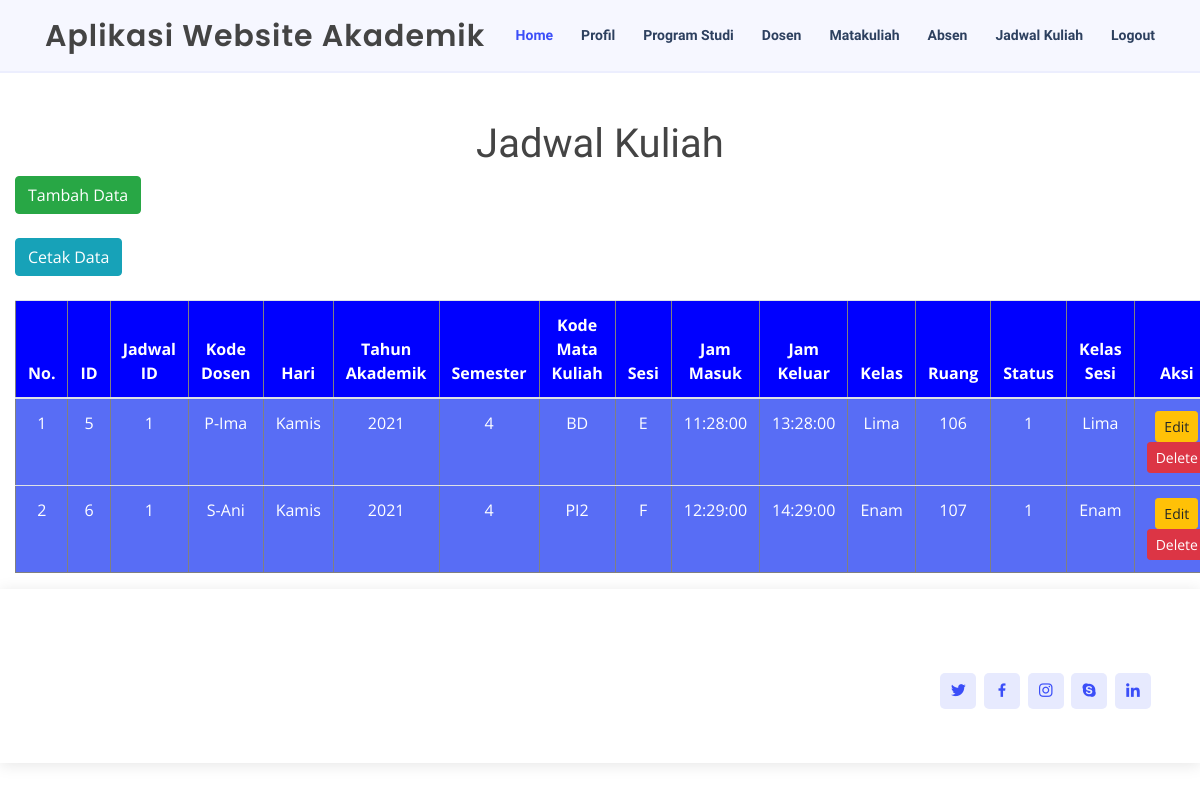
The page /jadwal.php on the database its author committed.
### tables this page shows
CREATE TABLE `tbljadwal` (
  `id` int(11) NOT NULL,
  `jadwalid` int(4) DEFAULT NULL,
  `kodedosen` varchar(5) DEFAULT NULL,
  `hari` varchar(8) DEFAULT NULL,
  `thnakademik` varchar(10) DEFAULT NULL,
  `semester` varchar(6) DEFAULT NULL,
  `kodemk` varchar(12) DEFAULT NULL,
  `sesi` char(1) DEFAULT NULL,
  `jammasuk` time DEFAULT NULL,
  `jamkeluar` time DEFAULT NULL,
  `kelas` varchar(5) DEFAULT NULL,
  `ruang` varchar(10) DEFAULT NULL,
  `status` int(11) DEFAULT NULL,
  `kelassesi` varchar(8) DEFAULT NULL
);

### connection.php (called while the page is built)
<?php
class Connection
{
	public function get_connection()
	{
	    $host = "localhost";
	    $database = "db_akademik";
	    $username = "root";
	    $password = "";
	    $connect = new mysqli($host, $username, $password, $database);
	    return $connect;
	}
}
?>

### model.php (called while the page is built, shortened)
<?php
include 'connection.php';
class Model extends Connection
{
	public function __construct()
    {
        $this->conn = $this->get_connection();
    }
	public function tampil_jadwal()
	{
	    $sql = "SELECT * FROM tbljadwal";
	    $bind = $this->conn->query($sql);
	    while ($obj = $bind->fetch_object()) {
	   		$baris[] = $obj;
	    }
	    if(!empty($baris)){
	        return $baris;
		}
	}
}

### jadwal.php (the view, shortened to what this page needs)
<?php
include 'model.php';
$model = new Model();
$index = 1;
?>
<!doctype html>
<html lang="en">
<head>
</head>
<br><br><br><br>
<body align="center">
	<div class="container-fluid"><br>
		<h1 align="center" >Jadwal Kuliah</h1>
		<a href="create_jadwal.php" button class="btn btn btn-success">Tambah Data</a>
		<br><br>
		<a href="print_jadwal.php" target="_blank" button class="btn btn btn-info">Cetak Data</a>
		<br><br>
		<table align="center" class="table table-striped" border=1 style="color: white;">
			<thead align="center">
				<tr align="center" style="background-color:blue;">
					<th>No.</th>
					<th>ID</th>
					<th>Jadwal ID</th>
					<th>Kode Dosen</th>
					<th>Hari</th>
					<th>Tahun Akademik</th>
					<th>Semester</th>
					<th>Kode Mata Kuliah</th>
					<th>Sesi</th>
					<th>Jam Masuk</th>
					<th>Jam Keluar</th>
					<th>Kelas</th>
					<th>Ruang</th>
					<th>Status</th>
					<th>Kelas Sesi</th>
					<th>Aksi</th>
				</tr>
			</thead>
			<tbody align="center">
				<?php
				$result = $model->tampil_jadwal();
				if ( !empty($result) ) {
					foreach ($result as $data): ?>
						<tr style="background:#586df5;">
							<td><?=$index++ ?></td>
							<td><?=$data->id ?></td>
							<td><?=$data->jadwalid ?></td>
							<td><?=$data->kodedosen ?></td>
							<td><?=$data->hari ?></td>
							<td><?=$data->thnakademik ?></td>
							<td><?=$data->semester ?></td>
							<td><?=$data->kodemk ?></td>
							<td><?=$data->sesi ?></td>
							<td><?=$data->jammasuk ?></td>
							<td><?=$data->jamkeluar ?></td>
							<td><?=$data->kelas ?></td>
							<td><?=$data->ruang ?></td>
							<td><?=$data->status ?></td>
							<td><?=$data->kelassesi ?></td>
							<td>
								<a name="edit" id="edit" class="btn btn-sm btn-warning" href="edit_jadwal.php?id=<?=$data->id ?>">Edit</a>
								<a name="hapus" id="hapus" class="btn btn-sm btn-danger" href="proses.php?id=<?=$data->id ?>">Delete</a>
							</td>
						</tr>
					<?php endforeach;
				} else{ ?>
					<tr>
						<td colspan="16">Belum ada data pada tabel jadwal kuliah.</td>
					</tr>
				<?php } ?>
			</tbody>
		</table>
	</div>
</body>
</html>

### assets/css/style.css (style rules this page uses)
body { font-family: "Open Sans", sans-serif; color: #444444; }
a { color: #3b4ef8; }
h1, h2, h3, h4, h5, h6 { font-family: "Krub", sans-serif; }
#header { background: #f6f7ff; border-bottom: 2px solid #eceefe; transition: all 0.5s; z-index: 997; padding: 15px 0; }
#header .logo { font-size: 30px; margin: 0; padding: 0; line-height: 1; font-weight: 600; letter-spacing: 1px; font-family: "Poppins", sans-serif; }
.nav-menu ul { margin: 0; padding: 0; list-style: none; }
.nav-menu > ul { display: flex; }
.nav-menu > ul > li { position: relative; white-space: nowrap; padding: 10px 0 10px 28px; }
.nav-menu a { display: block; position: relative; color: #2d405f; transition: 0.3s; font-size: 14px; font-family: "Krub", sans-serif; font-weight: 600; }
.nav-menu a:hover, .nav-menu .active > a, .nav-menu li:hover > a { color: #3b4ef8; }
.mobile-nav { position: fixed; top: 55px; right: 15px; bottom: 15px; left: 15px; z-index: 9999; overflow-y: auto; background: #fff; transition: ease-in-out 0.2s; opacity: 0; visibility: hidden; border-radius: 10px; padding: 10px 0; }
.mobile-nav * { margin: 0; padding: 0; list-style: none; }
.mobile-nav a { display: block; position: relative; color: #2d405f; padding: 10px 20px; font-weight: 500; outline: none; }
.mobile-nav a:hover, .mobile-nav .active > a, .mobile-nav li:hover > a { color: #3b4ef8; text-decoration: none; }
#footer { color: #444444; font-size: 14px; background: #f1f3ff; box-shadow: 0px 2px 15px rgba(0, 0, 0, 0.1); }
#footer .footer-top { padding: 60px 0 30px 0; background: #fff; }
#footer .social-links a { font-size: 18px; display: inline-block; background: #e7eafe; color: #3b4ef8; line-height: 1; padding: 8px 0; margin-right: 4px; border-radius: 5px; text-align: center; width: 36px; height: 36px; transition: 0.3s; }

### rows shown on the page
tbljadwal: id "5", jadwalid "1", kodedosen "P-Ima", hari "Kamis", thnakademik "2021", semester "4", kodemk "BD", sesi "E", jammasuk "11:28:00", jamkeluar "13:28:00", kelas "Lima", ruang "106", status "1", kelassesi "Lima"
tbljadwal: id "6", jadwalid "1", kodedosen "S-Ani", hari "Kamis", thnakademik "2021", semester "4", kodemk "PI2", sesi "F", jammasuk "12:29:00", jamkeluar "14:29:00", kelas "Enam", ruang "107", status "1", kelassesi "Enam"
